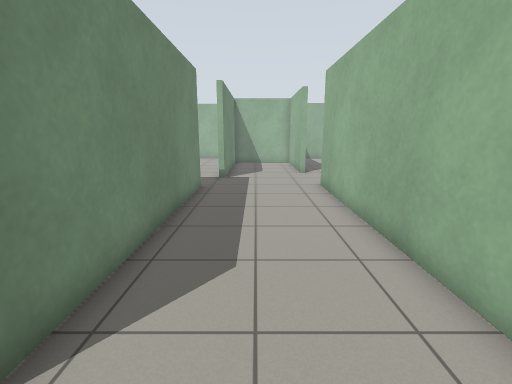
[1] (above)

16 first-person views from a walk through a world built for the Gazebo simulator. The camera is 1.2 m above the floor, tilts 12° down and sees 85° across. The floor is counted in squares, 0.5 m on a side. Each view is taken from the middle of a square. On the plan, view 1 faces up. The plan holds only what a view shows up to about 18 squares ahead; the rest is blank. The place goes on beyond the plan.

[2]
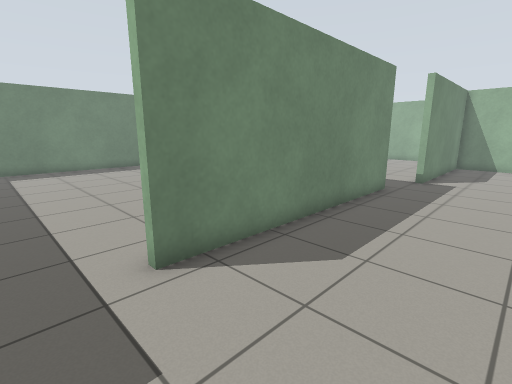

[3]
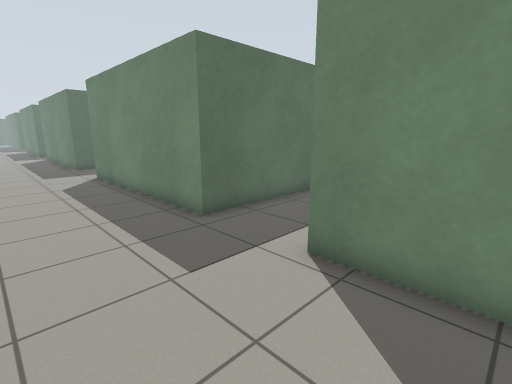

[4]
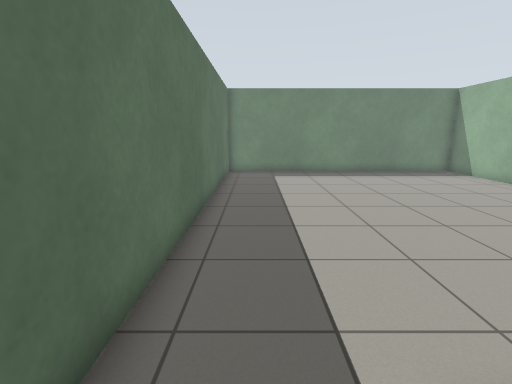

[5]
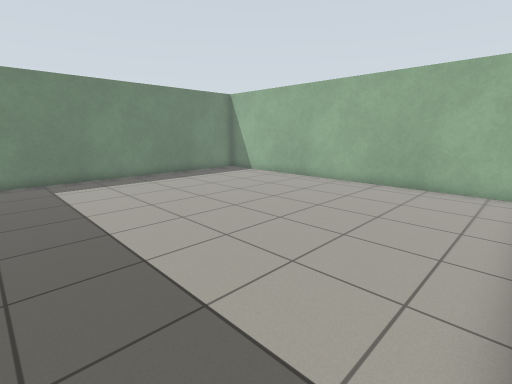

[6]
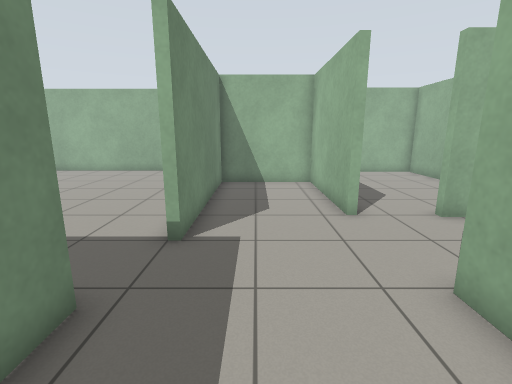

[7]
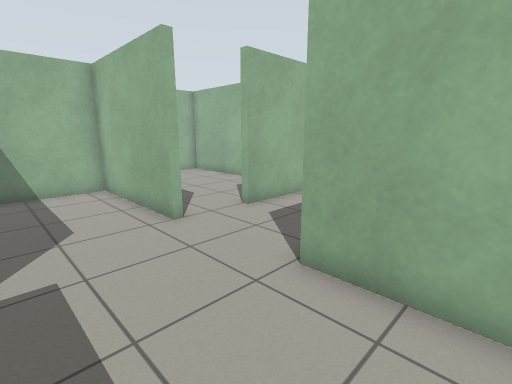

[8]
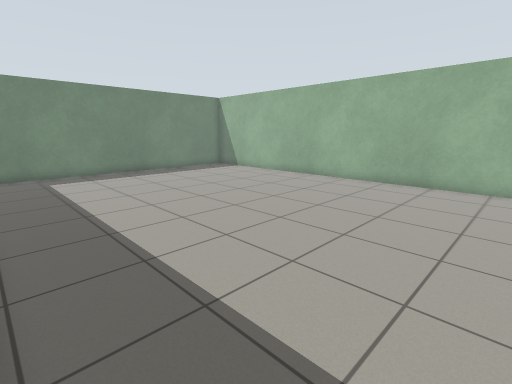

[9]
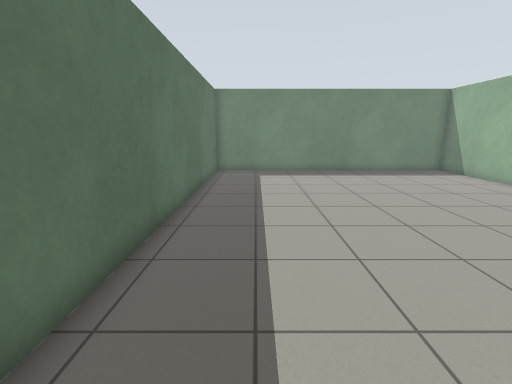

[10]
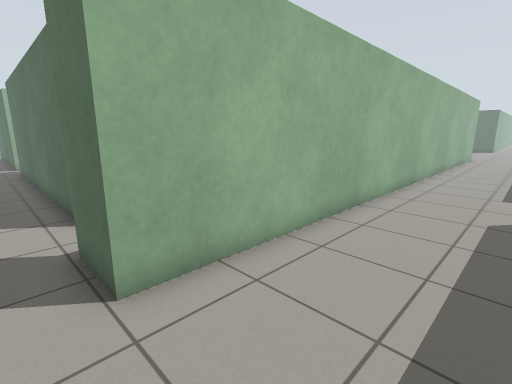

[11]
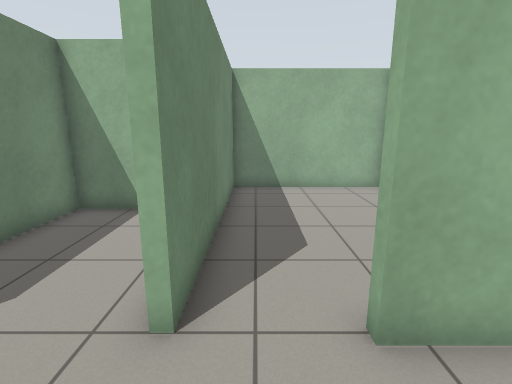

[12]
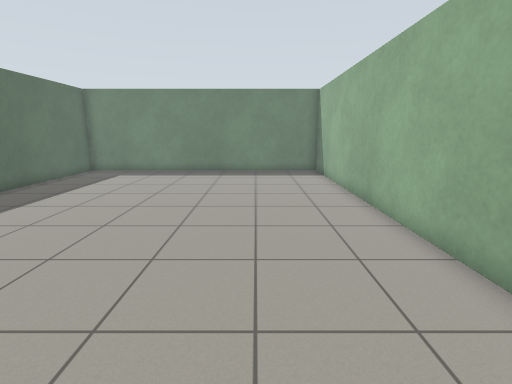

[13]
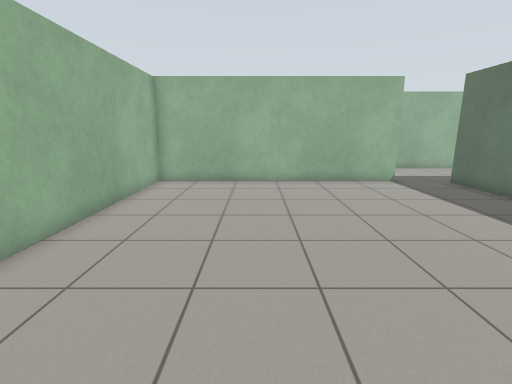

[14]
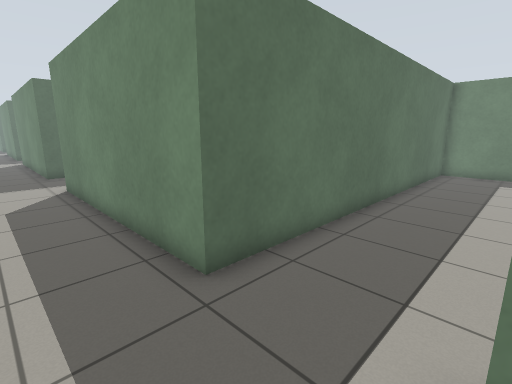

[15]
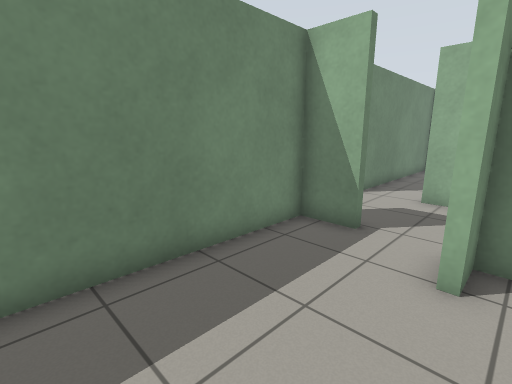

[16]
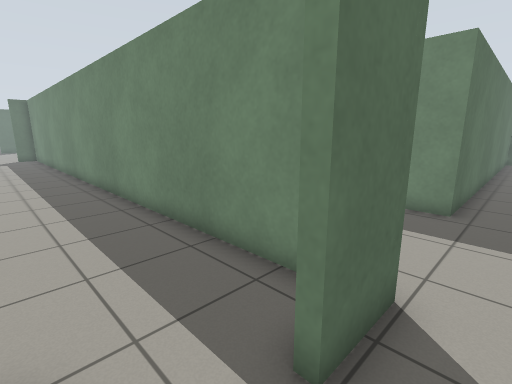

### Floor plan
Points are (right, up) in squares from view 1. A wall is a line through its corners. A room is listed if a view was taken in it or the views show most of it. See-through windows are left out.
Room 1 (views 1, 2, 3, 4, 5, 6, 7, 8, 10, 14)
walls: (-3.5, 12.5) (-2.5, 12.5) (-2.5, 2) (-2.9, 2); (-3.5, -1.7) (-2.5, -1.7) (-2.5, -8.5); (2.7, 17) (2.7, 22.7) (-1.7, 22.7) (-1.7, 14.9); (3, -8.2) (3, 12.9)
ways out: opening at (-2.5, 13.5) to room 2; opening at (3, 15) to room 3; opening at (-3, 0) to room 5
Room 2 (views 9, 12, 13)
walls: (-2, 14.9) (-2, 26.9) (-20.9, 26.9) (-20.9, 12.5) (-3.5, 12.5)
ways out: opening at (-2.5, 13.5) to room 1
Room 3 (views 11, 16)
walls: (8.5, 16.8) (5.4, 16.8); (3, 12.9) (5.1, 12.9); (7.9, 12.3) (8.5, 12.3); (8.5, 26.4) (3, 26.4) (3, 17) (2.7, 17)
ways out: opening at (3, 15) to room 1; opening at (7, 13) to room 4
Room 4 (view 15)
walls: (8, 12) (7.5, 12) (7.5, 10.8); (5.1, 12.6) (3.3, 12.6) (3.3, -8.5)
ways out: opening at (7, 13) to room 3
Room 5 (no view inside)
walls: (-3.4, 12.2) (-18.7, 12.2) (-18.7, -1.7) (-3.5, -1.7)
ways out: opening at (-3, 0) to room 1

Where each view was taken, in squares from view 1:
view 1: 0 up, 0 right, facing up
view 2: 0 up, 2 right, facing up-left
view 3: 5 up, 2 right, facing down-left
view 4: 0 up, 1 left, facing left
view 5: 1 down, 3 left, facing up-left
view 6: 9 up, 0 right, facing up
view 7: 10 up, 1 left, facing up-right
view 8: 13 up, 3 left, facing up-left
view 9: 15 up, 3 left, facing left
view 10: 14 up, 1 left, facing down-right
view 11: 14 up, 4 right, facing up
view 12: 23 up, 3 left, facing left
view 13: 22 up, 16 left, facing right
view 14: 2 up, 0 right, facing down-left
view 15: 6 up, 8 right, facing up-left
view 16: 14 up, 7 right, facing down-left
